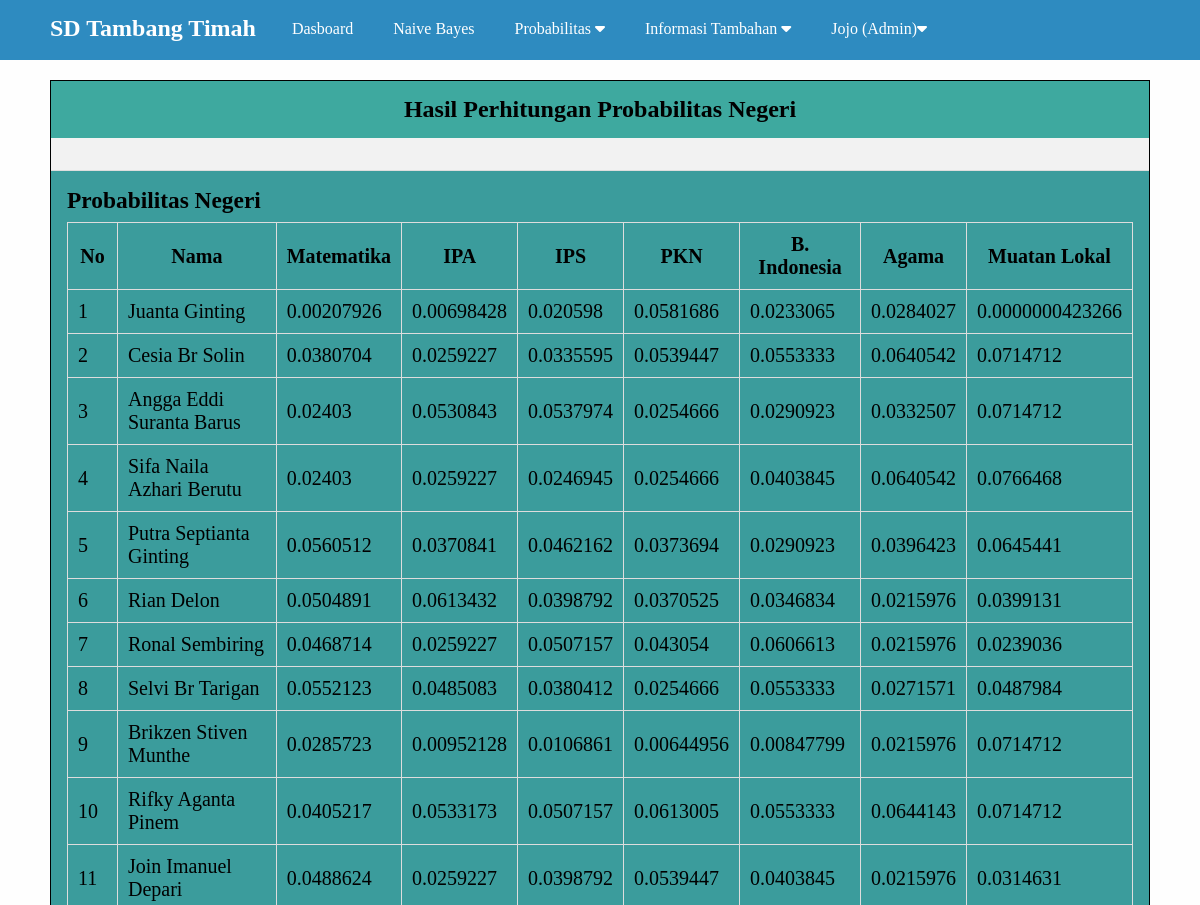
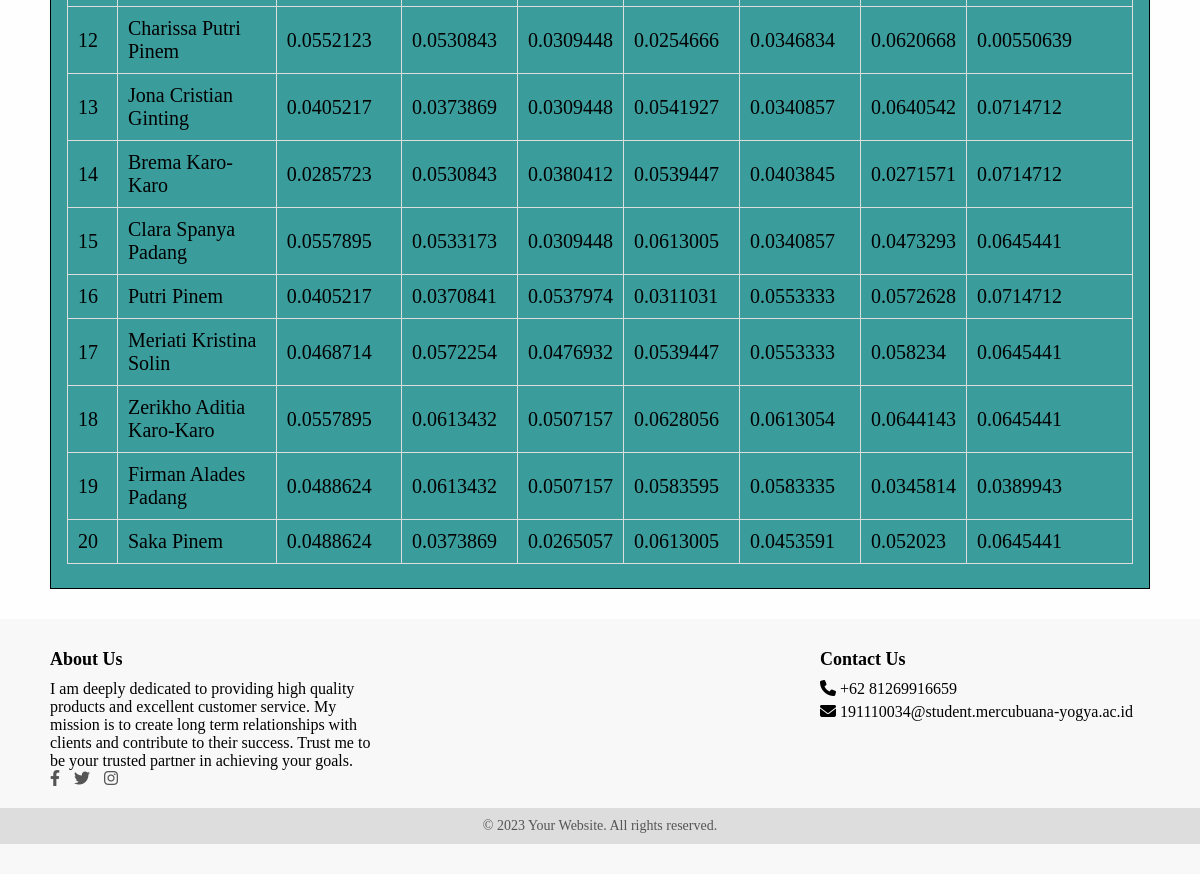
The page /admin/probabilitas_negeri.php (signed in) on the database its author committed (2 pictures, top to bottom).
### tables this page shows
CREATE TABLE `probabilitas_negeri` (
  `id` int(11) NOT NULL,
  `nama_siswa` varchar(30) NOT NULL,
  `prob_negeri_matematika` float NOT NULL,
  `prob_negeri_ipa` float NOT NULL,
  `prob_negeri_ips` float NOT NULL,
  `prob_negeri_pkn` float NOT NULL,
  `prob_negeri_indo` float NOT NULL,
  `prob_negeri_agama` float NOT NULL,
  `prob_negeri_muatan_lokal` float NOT NULL
);

### admin/probabilitas_negeri.php (the view, shortened to what this page needs)
<?php
include 'header.php';
?>
<div class="content">
    <div class="container">
        <div class="box">
            <div class="teks_header">
                <h2>Hasil Perhitungan Probabilitas Negeri</h2>
            </div>
            <div class="box-header">
            </div>
            <div class="box-body">
                <table class="table">
                    <h3 id_data="data_training">Probabilitas Negeri</h3>
                    <thead>
                        <tr>
                            <th>No</th>
                            <th>Nama</th>
                            <th>Matematika</th>
                            <th>IPA</th>
                            <th>IPS</th>
                            <th>PKN</th>
                            <th>B. Indonesia</th>
                            <th>Agama</th>
                            <th>Muatan Lokal</th>
                        </tr>
                    </thead>
                    <tbody>
                        <?php
                        $no = 1;
                        $where = " WHERE 1=1";
                        $conn = mysqli_connect("localhost", "root", "", "naive_bayes1");
                        $probabilitas_negeri = mysqli_query($conn, "SELECT * FROM probabilitas_negeri $where ORDER BY id DESC");
                        if (mysqli_num_rows($probabilitas_negeri) > 0) {
                            while ($p = mysqli_fetch_array($probabilitas_negeri)) {
                        ?>
                                <tr>
                                    <td><?= $no++ ?></td>
                                    <td><?= $p['nama_siswa'] ?></td>
                                    <td><?= $p['prob_negeri_matematika'] ?></td>
                                    <td><?= $p['prob_negeri_ipa'] ?></td>
                                    <td><?= $p['prob_negeri_ips'] ?></td>
                                    <td><?= $p['prob_negeri_pkn'] ?></td>
                                    <td><?= $p['prob_negeri_indo'] ?></td>
                                    <td><?= $p['prob_negeri_agama'] ?></td>
                                    <td><?= $p['prob_negeri_muatan_lokal'] ?></td>
                                </tr>
                        <?php
                            }
                        } else {
                        ?>
                            <tr>
                                <td colspan="9">Data Tidak Ditemukan</td>
                            </tr>
                        <?php
                        }
                        ?>
                    </tbody>
                </table>
            </div>
        </div>
    </div>
</div>
<?php include 'footer.php' ?>

### assets/css/style.css (style rules this page uses)
* { margin: 0; padding: 0; font-family: 'Arvo', serif; box-sizing: border-box; }
.container { width: 1140px; margin: 0 auto; }
.bg-light { background-color: #fefefe; }
.box { border:1px solid #000000; background-color: #3EA99F; }
.box-header { padding: 16px; border-bottom: 1px solid #ddd; background-color: #f2f2f2; }
.box-body { padding: 16px; background-color: #3B9C9C; font-size: 20px; }
.content { padding: 80px 0 30px 0; }
.table { width: 100%; border-collapse: collapse; margin: 8px 0; }
.table th, .table td { border: 1px solid #ddd; padding: 10px; }
.table th:first-child { width: 50px; text-align: center; }
.table th:last-child { width: 150px; text-align: center; }
.box .teks_header h2 { text-align: center; margin: 15px; }

### admin/footer.php (style rules this page uses)
.container { max-width: 1200px; margin: 0 auto; padding: 0 20px; }

### rows shown on the page
probabilitas_negeri: nama_siswa "Juanta Ginting", prob_negeri_matematika "0.00207926", prob_negeri_ipa "0.00698428", prob_negeri_ips "0.020598", prob_negeri_pkn "0.0581686", prob_negeri_indo "0.0233065", prob_negeri_agama "0.0284027", prob_negeri_muatan_lokal "0.0000000423266"
probabilitas_negeri: nama_siswa "Cesia Br Solin", prob_negeri_matematika "0.0380704", prob_negeri_ipa "0.0259227", prob_negeri_ips "0.0335595", prob_negeri_pkn "0.0539447", prob_negeri_indo "0.0553333", prob_negeri_agama "0.0640542", prob_negeri_muatan_lokal "0.0714712"
probabilitas_negeri: nama_siswa "Angga Eddi Suranta Barus", prob_negeri_matematika "0.02403", prob_negeri_ipa "0.0530843", prob_negeri_ips "0.0537974", prob_negeri_pkn "0.0254666", prob_negeri_indo "0.0290923", prob_negeri_agama "0.0332507", prob_negeri_muatan_lokal "0.0714712"
probabilitas_negeri: nama_siswa "Sifa Naila Azhari Berutu", prob_negeri_matematika "0.02403", prob_negeri_ipa "0.0259227", prob_negeri_ips "0.0246945", prob_negeri_pkn "0.0254666", prob_negeri_indo "0.0403845", prob_negeri_agama "0.0640542", prob_negeri_muatan_lokal "0.0766468"
probabilitas_negeri: nama_siswa "Putra Septianta Ginting", prob_negeri_matematika "0.0560512", prob_negeri_ipa "0.0370841", prob_negeri_ips "0.0462162", prob_negeri_pkn "0.0373694", prob_negeri_indo "0.0290923", prob_negeri_agama "0.0396423", prob_negeri_muatan_lokal "0.0645441"
probabilitas_negeri: nama_siswa "Rian Delon", prob_negeri_matematika "0.0504891", prob_negeri_ipa "0.0613432", prob_negeri_ips "0.0398792", prob_negeri_pkn "0.0370525", prob_negeri_indo "0.0346834", prob_negeri_agama "0.0215976", prob_negeri_muatan_lokal "0.0399131"
probabilitas_negeri: nama_siswa "Ronal Sembiring", prob_negeri_matematika "0.0468714", prob_negeri_ipa "0.0259227", prob_negeri_ips "0.0507157", prob_negeri_pkn "0.043054", prob_negeri_indo "0.0606613", prob_negeri_agama "0.0215976", prob_negeri_muatan_lokal "0.0239036"
probabilitas_negeri: nama_siswa "Selvi Br Tarigan", prob_negeri_matematika "0.0552123", prob_negeri_ipa "0.0485083", prob_negeri_ips "0.0380412", prob_negeri_pkn "0.0254666", prob_negeri_indo "0.0553333", prob_negeri_agama "0.0271571", prob_negeri_muatan_lokal "0.0487984"
probabilitas_negeri: nama_siswa "Brikzen Stiven Munthe", prob_negeri_matematika "0.0285723", prob_negeri_ipa "0.00952128", prob_negeri_ips "0.0106861", prob_negeri_pkn "0.00644956", prob_negeri_indo "0.00847799", prob_negeri_agama "0.0215976", prob_negeri_muatan_lokal "0.0714712"
probabilitas_negeri: nama_siswa "Rifky Aganta Pinem", prob_negeri_matematika "0.0405217", prob_negeri_ipa "0.0533173", prob_negeri_ips "0.0507157", prob_negeri_pkn "0.0613005", prob_negeri_indo "0.0553333", prob_negeri_agama "0.0644143", prob_negeri_muatan_lokal "0.0714712"
probabilitas_negeri: nama_siswa "Join Imanuel Depari", prob_negeri_matematika "0.0488624", prob_negeri_ipa "0.0259227", prob_negeri_ips "0.0398792", prob_negeri_pkn "0.0539447", prob_negeri_indo "0.0403845", prob_negeri_agama "0.0215976", prob_negeri_muatan_lokal "0.0314631"
probabilitas_negeri: nama_siswa "Charissa Putri Pinem", prob_negeri_matematika "0.0552123", prob_negeri_ipa "0.0530843", prob_negeri_ips "0.0309448", prob_negeri_pkn "0.0254666", prob_negeri_indo "0.0346834", prob_negeri_agama "0.0620668", prob_negeri_muatan_lokal "0.00550639"
probabilitas_negeri: nama_siswa "Jona Cristian Ginting", prob_negeri_matematika "0.0405217", prob_negeri_ipa "0.0373869", prob_negeri_ips "0.0309448", prob_negeri_pkn "0.0541927", prob_negeri_indo "0.0340857", prob_negeri_agama "0.0640542", prob_negeri_muatan_lokal "0.0714712"
probabilitas_negeri: nama_siswa "Brema Karo-Karo", prob_negeri_matematika "0.0285723", prob_negeri_ipa "0.0530843", prob_negeri_ips "0.0380412", prob_negeri_pkn "0.0539447", prob_negeri_indo "0.0403845", prob_negeri_agama "0.0271571", prob_negeri_muatan_lokal "0.0714712"
probabilitas_negeri: nama_siswa "Clara Spanya Padang", prob_negeri_matematika "0.0557895", prob_negeri_ipa "0.0533173", prob_negeri_ips "0.0309448", prob_negeri_pkn "0.0613005", prob_negeri_indo "0.0340857", prob_negeri_agama "0.0473293", prob_negeri_muatan_lokal "0.0645441"
probabilitas_negeri: nama_siswa "Putri Pinem", prob_negeri_matematika "0.0405217", prob_negeri_ipa "0.0370841", prob_negeri_ips "0.0537974", prob_negeri_pkn "0.0311031", prob_negeri_indo "0.0553333", prob_negeri_agama "0.0572628", prob_negeri_muatan_lokal "0.0714712"
probabilitas_negeri: nama_siswa "Meriati Kristina Solin", prob_negeri_matematika "0.0468714", prob_negeri_ipa "0.0572254", prob_negeri_ips "0.0476932", prob_negeri_pkn "0.0539447", prob_negeri_indo "0.0553333", prob_negeri_agama "0.058234", prob_negeri_muatan_lokal "0.0645441"
probabilitas_negeri: nama_siswa "Zerikho Aditia Karo-Karo", prob_negeri_matematika "0.0557895", prob_negeri_ipa "0.0613432", prob_negeri_ips "0.0507157", prob_negeri_pkn "0.0628056", prob_negeri_indo "0.0613054", prob_negeri_agama "0.0644143", prob_negeri_muatan_lokal "0.0645441"
probabilitas_negeri: nama_siswa "Firman Alades Padang", prob_negeri_matematika "0.0488624", prob_negeri_ipa "0.0613432", prob_negeri_ips "0.0507157", prob_negeri_pkn "0.0583595", prob_negeri_indo "0.0583335", prob_negeri_agama "0.0345814", prob_negeri_muatan_lokal "0.0389943"
probabilitas_negeri: nama_siswa "Saka Pinem", prob_negeri_matematika "0.0488624", prob_negeri_ipa "0.0373869", prob_negeri_ips "0.0265057", prob_negeri_pkn "0.0613005", prob_negeri_indo "0.0453591", prob_negeri_agama "0.052023", prob_negeri_muatan_lokal "0.0645441"

### other values the page prints
$_SESSION['uname'] "Jojo"
$_SESSION['ulevel'] "Admin"
